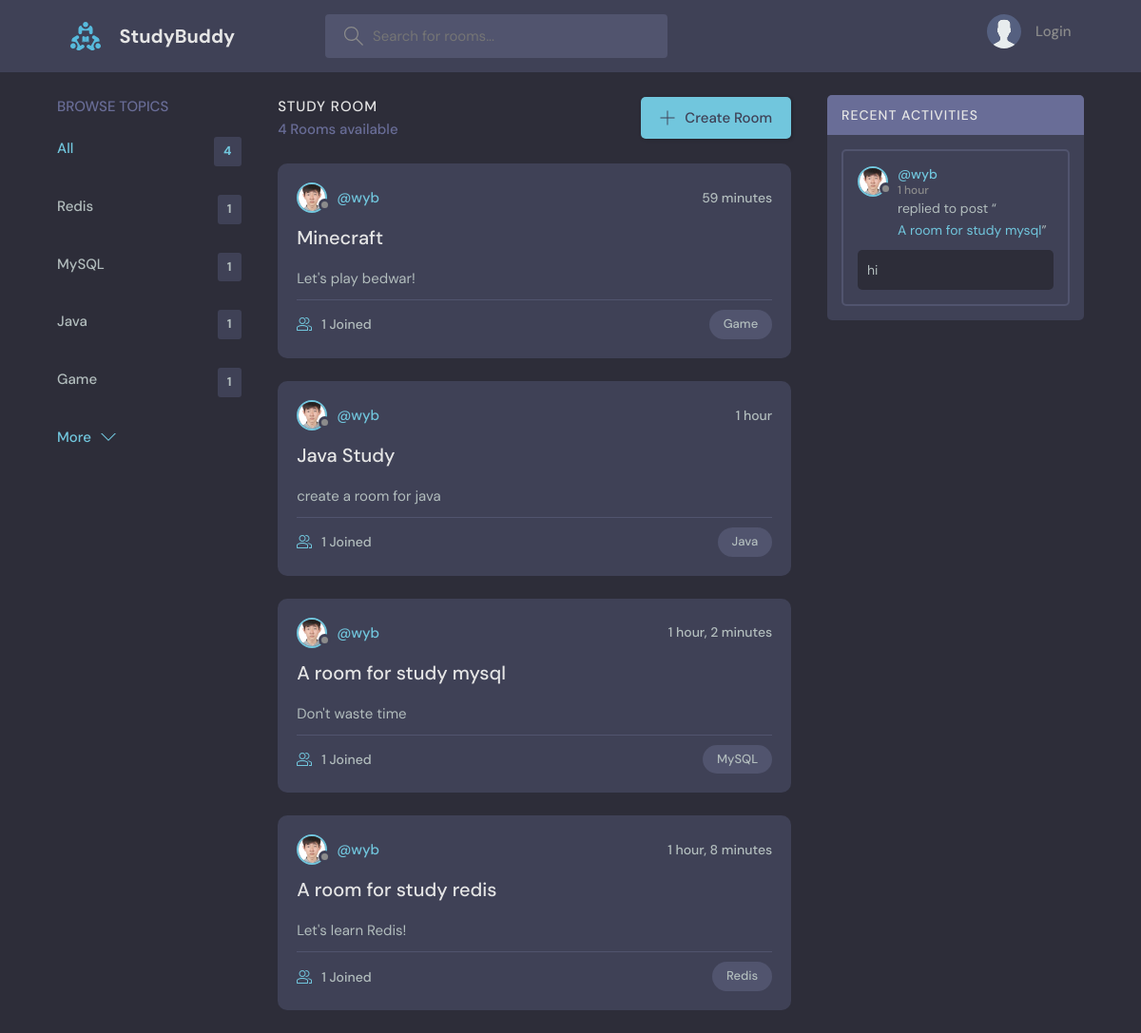
The page / on the database its author committed.
### base/models.py (models this page shows)
class Topic(models.Model):
    name = models.CharField(max_length=200)
    def __str__(self):
        return self.name

class Room(models.Model):
    host = models.ForeignKey(User, on_delete=models.SET_NULL, null=True)
    topic = models.ForeignKey(Topic, on_delete=models.SET_NULL, null=True)
    name = models.CharField(max_length=20)
    description = models.TextField(null=True, blank=True)
    participants = models.ManyToManyField(User, related_name="participants", blank=True)
    updated = models.DateTimeField(auto_now=True)
    created = models.DateTimeField(auto_now_add=True)
    class Meta:
        ordering = ['-updated','-created']
    def __str__(self):
        return self.name

class User(AbstractUser):
    name = models.CharField(max_length=200, null=True)
    email = models.EmailField(unique=True, null=True)
    bio = models.TextField(null=True)
    avatar = models.ImageField(null=True, default="avatar.svg")
    USERNAME_FIELD = 'email'
    REQUIRED_FIELDS = []

class Message(models.Model):
    user = models.ForeignKey(User, on_delete=models.CASCADE)
    room = models.ForeignKey(Room, on_delete=models.CASCADE)
    body = models.TextField()
    updated = models.DateTimeField(auto_now=True)
    created = models.DateTimeField(auto_now_add=True)
    class Meta:
        ordering = ['-updated','-created']
    def __str__(self):
        return self.body[:50]

### base/views.py (the view)
# urls.py: path('', views.home, name="home"),
def home(req: HttpRequest):
    q = req.GET.get("q")
    rooms = Room.objects.all() if q==None else Room.objects.filter(Q(topic__name__icontains=q) | Q(name__icontains=q) | Q(description__icontains=q))
    topics = Topic.objects.all()[:5]
    room_messages = Message.objects.all() if q==None else Message.objects.filter(Q(room__name__icontains=q) | Q(room__description__icontains=q) | Q(room__topic__name__icontains=q))
    num = rooms.count()
    context_table  = {
        "rooms": rooms,
        "topics":topics,
        "num":num,
        "req":req,
        "room_messages": room_messages
    }
    return render(req, "base/home.html", context=context_table)

### base/templates/base/home.html (shortened to what this page needs)
{% extends 'main.html' %}
{% block content %}
    <main class="layout layout--3">
      <div class="container">
        {% include 'base/topics_component.html' %}
        <div class="roomList">
          <div class="roomList__header">
            <div>
              <h2>Study Room</h2>
              <p>{{num}} Rooms available</p>
            </div>
            <a class="btn btn--main" href="{% url 'create-room' %}">
              <svg version="1.1" xmlns="http://www.w3.org/2000/svg" width="32" height="32" viewBox="0 0 32 32">
                <title>add</title>
                <path
                  d="M16.943 0.943h-1.885v14.115h-14.115v1.885h14.115v14.115h1.885v-14.115h14.115v-1.885h-14.115v-14.115z"
                ></path>
              </svg>
              Create Room
            </a>
          </div>
          {% include 'base/feed_component.html' %}
        </div>
        {% include 'base/activity_component.html' %}
      </div>
    </main>
{% endblock content %}

### base/templates/base/topics_component.html (shortened to what this page needs)
<div class="topics">
    <div class="topics__header">
      <h2>Browse Topics</h2>
    </div>
    <ul class="topics__list">
      <li>
        <a href="{% url 'home' %}" class="active">All <span>{{num}}</span></a>
      </li>
      {% for topic in topics %}
      <li>
        <a href="{% url 'home' %}?q={{topic.name}}">{{topic.name}} <span>{{topic.room_set.all.count}}</span></a>
      </li>
      {% endfor %}
    </ul>
    <a class="btn btn--link" href="{% url 'topics' %}">
      More
      <svg version="1.1" xmlns="http://www.w3.org/2000/svg" width="32" height="32" viewBox="0 0 32 32">
        <title>chevron-down</title>
        <path d="M16 21l-13-13h-3l16 16 16-16h-3l-13 13z"></path>
      </svg>
    </a>
  </div>

### base/templates/base/feed_component.html (shortened to what this page needs)
{% for room in rooms %}
<div class="roomListRoom">
    <div class="roomListRoom__header">
      <a href="{% url 'user-profile' user.id %}" class="roomListRoom__author">
        <div class="avatar avatar--small">
          <img src="{{room.host.avatar.url}}" />
        </div>
        <span>@{{room.host.username}}</span>
      </a>
      <div class="roomListRoom__actions">
        <span>{{room.created|timesince}}</span>
      </div>
    </div>
    <div class="roomListRoom__content">
      <a href="{% url 'room' room.id %}">{{room.name}}</a>
      <p>
        {{room.description}}
      </p>
    </div>
    <div class="roomListRoom__meta">
      <a href="{% url 'room' room.id %}" class="roomListRoom__joined">
        {{room.participants.all.count}} Joined
      </a>
      <p class="roomListRoom__topic">{{room.topic}}</p>
    </div>
  </div>
  {% endfor %}

### base/templates/base/activity_component.html (shortened to what this page needs)
<div class="activities">
    <div class="activities__header">
      <h2>Recent Activities</h2>
    </div>
    {% for room_message in room_messages %}
    <div class="activities__box">
      <div class="activities__boxHeader roomListRoom__header">
        <a href="{% url 'user-profile' room_message.user.id %}" class="roomListRoom__author">
          <div class="avatar avatar--small">
            <img src="{{room_message.user.avatar.url}}" />
          </div>
          <p>
            @{{room_message.user.username}}
            <span>{{room_message.updated|timesince}}</span>
          </p>
        </a>
      </div>
      <div class="activities__boxContent">
        <p>replied to post “<a href="{% url 'room' room_message.room.id %}">{{room_message.room}}</a>”</p>
        <div class="activities__boxRoomContent">
            {{room_message}}
        </div>
      </div>
    </div>
    {% endfor %}
  </div>

### rows shown on the page
Topic: name "Redis", room_set.all.count "1"
Topic: name "MySQL", room_set.all.count "1"
Topic: name "Java", room_set.all.count "1"
Topic: name "Game", room_set.all.count "1"
Room: host.avatar (picture), host.username "wyb", created "59 minutes", name "Minecraft", description "Let's play bedwar!", participants.all.count "1", topic "Game"
Room: host.avatar (picture), host.username "wyb", created "1 hour", name "Java Study", description "create a room for java", participants.all.count "1", topic "Java"
Room: host.avatar (picture), host.username "wyb", created "1 hour, 2 minutes", name "A room for study mysql", description "Don't waste time", participants.all.count "1", topic "MySQL"
Room: host.avatar (picture), host.username "wyb", created "1 hour, 8 minutes", name "A room for study redis", description "Let's learn Redis!", participants.all.count "1", topic "Redis"
Message: user.avatar (picture), user.username "wyb", updated "1 hour", room "A room for study mysql", body "hi"

### other values the page prints
{{ num }} "4"
